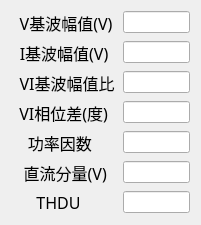
      <widget class="QWidget" name="layoutWidget_5">
       <property name="geometry">
        <rect>
         <x>41</x>
         <y>351</y>
         <width>201</width>
         <height>178</height>
        </rect>
       </property>
       <layout class="QFormLayout" name="formLayout_5">
        <item row="0" column="0">
         <widget class="QLabel" name="label_147">
          <property name="font">
           <font>
            <family>楷体</family>
            <pointsize>12</pointsize>
           </font>
          </property>
          <property name="text">
           <string>  V基波幅值(V) </string>
          </property>
          <property name="alignment">
           <set>Qt::AlignCenter</set>
          </property>
         </widget>
        </item>
        <item row="0" column="1">
         <widget class="QLineEdit" name="V_jibofuzhi"/>
        </item>
        <item row="1" column="0">
         <widget class="QLabel" name="label_125">
          <property name="font">
           <font>
            <family>楷体</family>
            <pointsize>12</pointsize>
           </font>
          </property>
          <property name="text">
           <string>  I基波幅值(V) </string>
          </property>
          <property name="alignment">
           <set>Qt::AlignCenter</set>
          </property>
         </widget>
        </item>
        <item row="1" column="1">
         <widget class="QLineEdit" name="I_jibofuzhi"/>
        </item>
        <item row="2" column="0">
         <widget class="QLabel" name="VI_xiangweicha_6">
          <property name="font">
           <font>
            <family>楷体</family>
            <pointsize>12</pointsize>
           </font>
          </property>
          <property name="text">
           <string>  VI基波幅值比</string>
          </property>
          <property name="alignment">
           <set>Qt::AlignCenter</set>
          </property>
         </widget>
        </item>
        <item row="2" column="1">
         <widget class="QLineEdit" name="VI_jibofuzhibi"/>
        </item>
        <item row="3" column="0">
         <widget class="QLabel" name="VI_xiangweicha_5">
          <property name="font">
           <font>
            <family>楷体</family>
            <pointsize>12</pointsize>
           </font>
          </property>
          <property name="text">
           <string>  VI相位差(度)</string>
          </property>
          <property name="alignment">
           <set>Qt::AlignCenter</set>
          </property>
         </widget>
        </item>
        <item row="3" column="1">
         <widget class="QLineEdit" name="VI_xiangweicha"/>
        </item>
        <item row="4" column="0">
         <widget class="QLabel" name="VI_xiangweicha_7">
          <property name="font">
           <font>
            <family>楷体</family>
            <pointsize>12</pointsize>
           </font>
          </property>
          <property name="text">
           <string>    功率因数</string>
          </property>
          <property name="textFormat">
           <enum>Qt::PlainText</enum>
          </property>
          <property name="alignment">
           <set>Qt::AlignCenter</set>
          </property>
         </widget>
        </item>
        <item row="4" column="1">
         <widget class="QLineEdit" name="VI_cos"/>
        </item>
        <item row="5" column="0">
         <widget class="QLabel" name="label_34">
          <property name="font">
           <font>
            <family>楷体</family>
            <pointsize>12</pointsize>
           </font>
          </property>
          <property name="text">
           <string>   直流分量(V)</string>
          </property>
          <property name="textFormat">
           <enum>Qt::PlainText</enum>
          </property>
          <property name="alignment">
           <set>Qt::AlignCenter</set>
          </property>
         </widget>
        </item>
        <item row="5" column="1">
         <widget class="QLineEdit" name="zhiliufenliang"/>
        </item>
        <item row="6" column="0">
         <widget class="QLabel" name="label_126">
          <property name="font">
           <font>
            <family>楷体</family>
            <pointsize>12</pointsize>
           </font>
          </property>
          <property name="text">
           <string>      THDU</string>
          </property>
          <property name="alignment">
           <set>Qt::AlignCenter</set>
          </property>
         </widget>
        </item>
        <item row="6" column="1">
         <widget class="QLineEdit" name="Thdu"/>
        </item>
       </layout>
      </widget>
